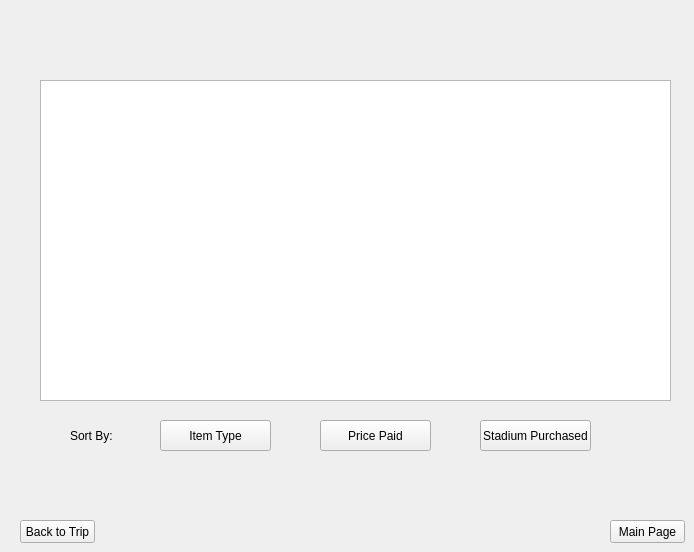
    <widget class="QWidget" name="CartPage">
     <property name="autoFillBackground">
      <bool>true</bool>
     </property>
     <widget class="QTableWidget" name="CartDisplay">
      <property name="geometry">
       <rect>
        <x>40</x>
        <y>80</y>
        <width>631</width>
        <height>321</height>
       </rect>
      </property>
      <attribute name="horizontalHeaderDefaultSectionSize">
       <number>122</number>
      </attribute>
     </widget>
     <widget class="QPushButton" name="BacktoMain3">
      <property name="geometry">
       <rect>
        <x>610</x>
        <y>520</y>
        <width>75</width>
        <height>23</height>
       </rect>
      </property>
      <property name="text">
       <string>Main Page</string>
      </property>
     </widget>
     <widget class="QPushButton" name="ToTripPage2">
      <property name="geometry">
       <rect>
        <x>20</x>
        <y>520</y>
        <width>75</width>
        <height>23</height>
       </rect>
      </property>
      <property name="text">
       <string>Back to Trip</string>
      </property>
     </widget>
     <widget class="QPushButton" name="priceButton">
      <property name="geometry">
       <rect>
        <x>320</x>
        <y>420</y>
        <width>111</width>
        <height>31</height>
       </rect>
      </property>
      <property name="text">
       <string>Price Paid</string>
      </property>
     </widget>
     <widget class="QPushButton" name="typeButton">
      <property name="geometry">
       <rect>
        <x>160</x>
        <y>420</y>
        <width>111</width>
        <height>31</height>
       </rect>
      </property>
      <property name="text">
       <string>Item Type</string>
      </property>
     </widget>
     <widget class="QPushButton" name="stadiumButton">
      <property name="geometry">
       <rect>
        <x>480</x>
        <y>420</y>
        <width>111</width>
        <height>31</height>
       </rect>
      </property>
      <property name="text">
       <string>Stadium Purchased</string>
      </property>
     </widget>
     <widget class="QLabel" name="label_9">
      <property name="geometry">
       <rect>
        <x>70</x>
        <y>420</y>
        <width>51</width>
        <height>31</height>
       </rect>
      </property>
      <property name="text">
       <string>Sort By:</string>
      </property>
     </widget>
    </widget>
